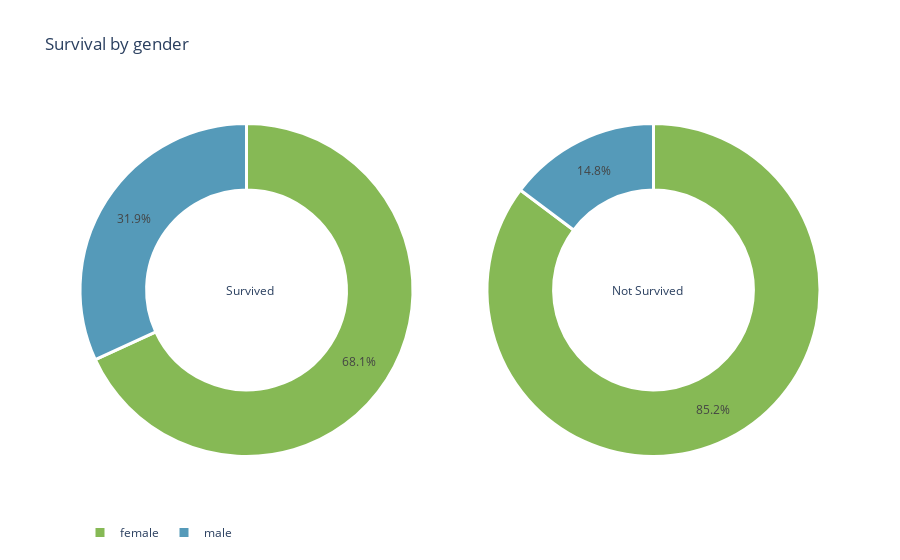

Notebook code cell kept with this figure:
### Code cell
fig.add_trace(go.Pie(
    labels=surv_gender.index,
    values=surv_gender.values,
    name='Survived',
    marker=dict(colors=['#86B955', '#559AB9'])),1,1)

fig.add_trace(go.Pie(
    labels=n_surv_gender.index,
    values=n_surv_gender.values,
    name='Not Survived',
    marker=dict(colors=['#86B955', '#559AB9'])),1,2)

fig.update_traces(hole=0.6)
fig.data[0].marker.line.width=3
fig.data[1].marker.line.width=3

fig.data[0].marker.line.color='#FFFFFF'
fig.data[1].marker.line.color='#FFFFFF'

fig.update_layout(title_text='Survival by gender', legend=dict(orientation='h'),
                  annotations=[dict(text='Survived', showarrow=False, x=0.195),
                              dict(text='Not Survived', showarrow=False, x=0.817)])

fig.show()

### Figure 1 — Plotly figure (JSON) as saved in the notebook; plotly's stock layout.template omitted (floating-point values rounded to 4 significant figures)
{"data": [{"domain": {"x": [0, 0.45], "y": [0, 1]}, "hole": 0.6, "labels": ["female", "male"], "marker": {"colors": ["#86B955", "#559AB9"], "line": {"color": "#FFFFFF", "width": 3}}, "name": "Survived", "type": "pie", "values": [233, 109]}, {"domain": {"x": [0.55, 1], "y": [0, 1]}, "hole": 0.6, "labels": ["male", "female"], "marker": {"colors": ["#86B955", "#559AB9"], "line": {"color": "#FFFFFF", "width": 3}}, "name": "Not Survived", "type": "pie", "values": [468, 81]}], "layout": {"annotations": [{"showarrow": false, "text": "Survived", "x": 0.195}, {"showarrow": false, "text": "Not Survived", "x": 0.817}], "legend": {"orientation": "h"}, "title": {"text": "Survival by gender"}}}
